Frame 1 (no input): blank canvas, image omitted
Frame 60 (no input): blank canvas, image omitted
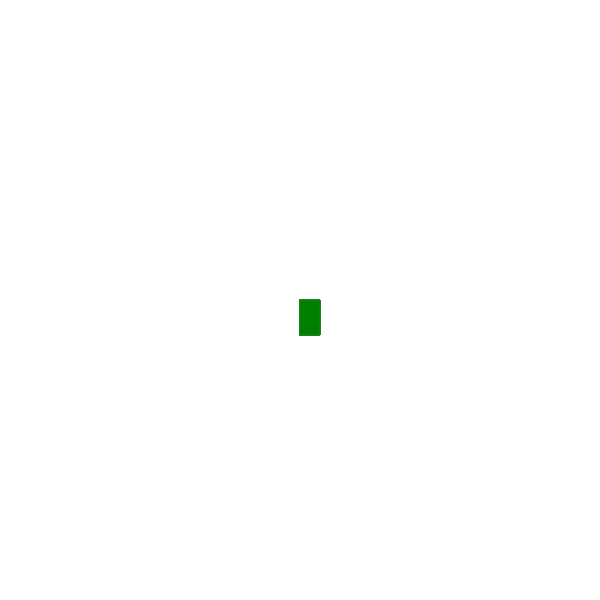
Frame 120 (the mouse pressed at the canvas centre since frame 60)

The p5.js sketch whose frames 1 and 60 were blank and that drew this single picture after the mouse press (run headless with seeded random() and noise() and a simulated clock; from frame 60 on, the mouse is pressed at the canvas centre):

// p5.js sketch
// ── sketch.js
function setup() {
    createCanvas(600, 600);
    background("white");
  }
  
  function draw() {
    
    stroke("#1C8020");
    fill("green");
    
    // console.log(mouseIsPressed);
    
    if(mouseIsPressed){
    rect(mouseX,mouseY,20,35);
    }
  }
